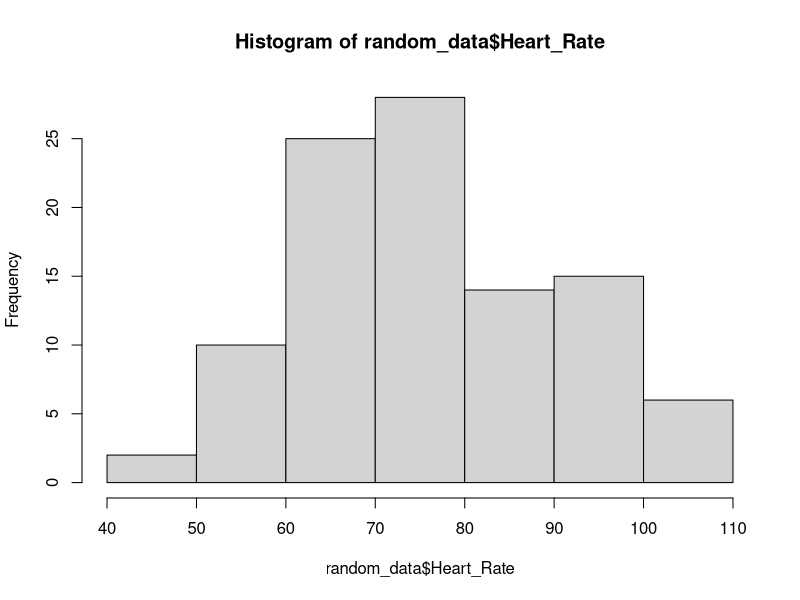
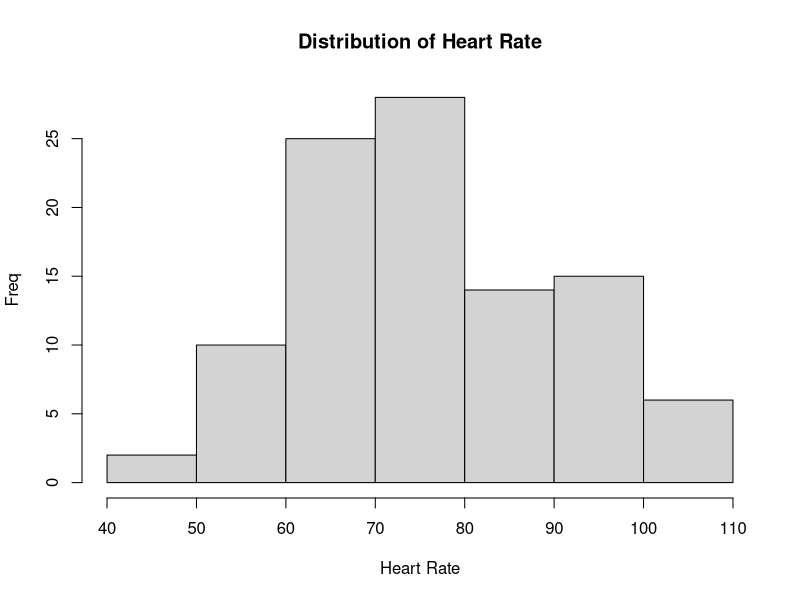
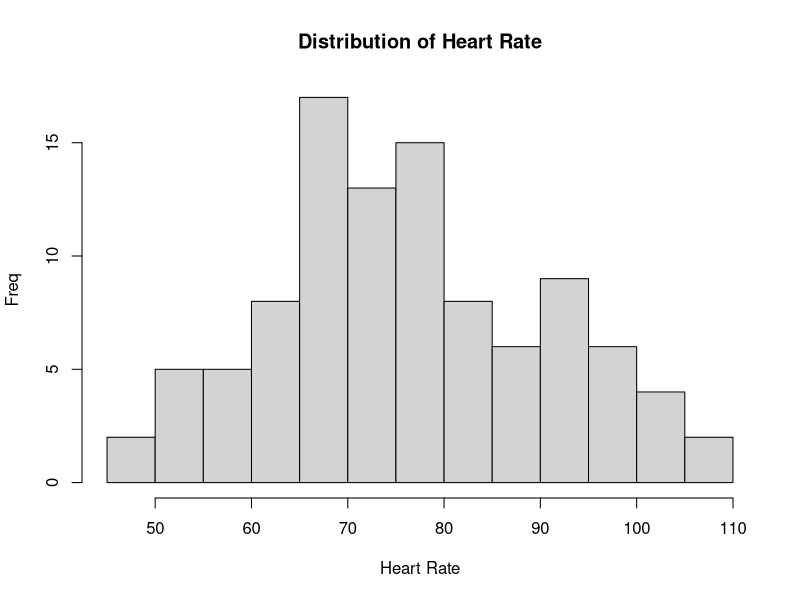
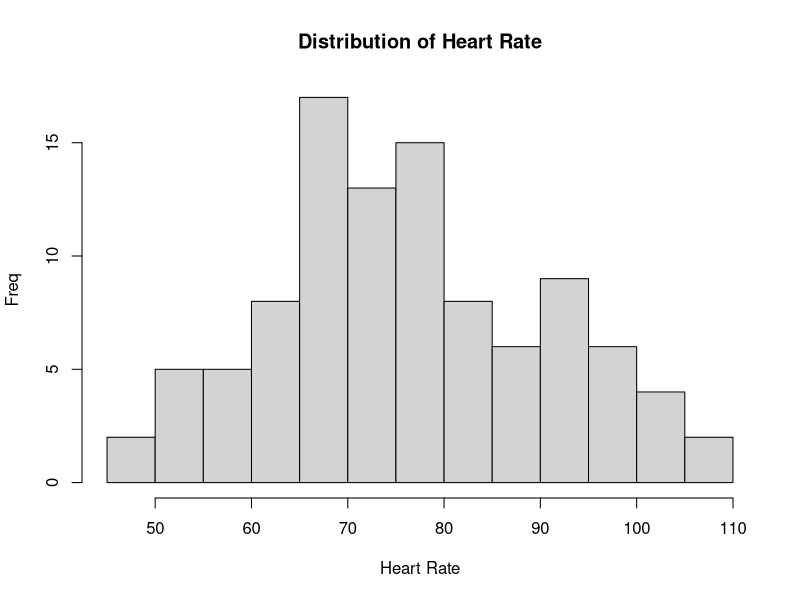
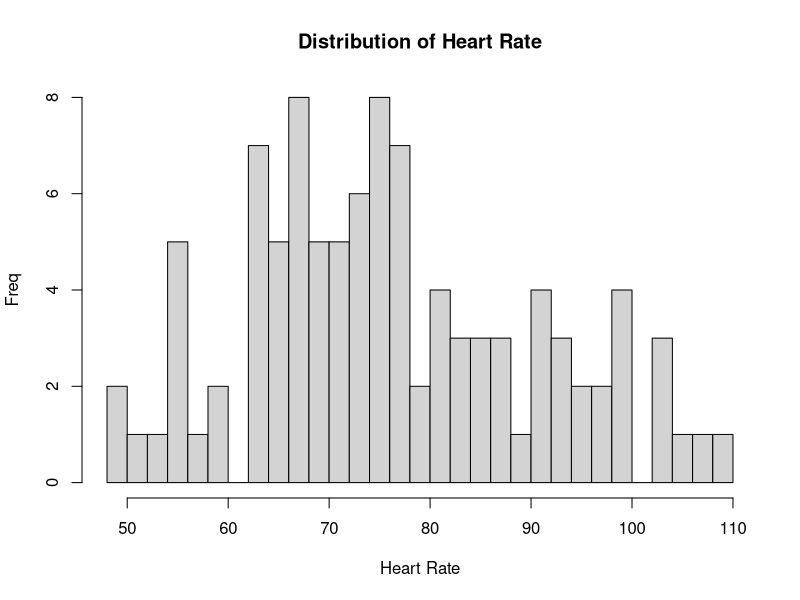
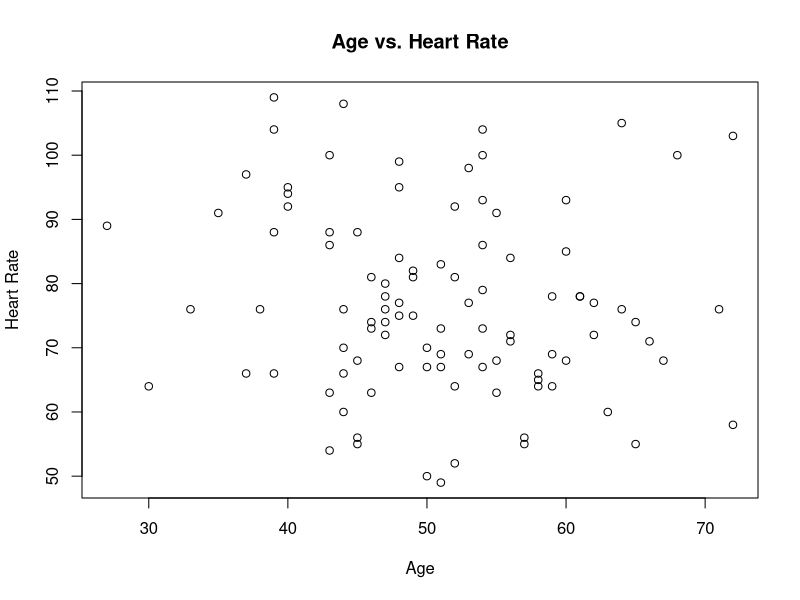

R code for these plots, in order:
## ---- chunk 1
rnorm(10, mean = 0, sd = 1)
## ---- chunk 2
rnorm(10, mean = 10, sd = 2)
## ---- chunk 3
rbinom(10, 8, 0.5)
## ---- chunk 4
rbinom(10, 1, 0.5)
## ---- chunk 5
set.seed(246)
rnorm(10, mean = 3, sd = 1)
## ---- chunk 6
set.seed(246)
rbinom(10, 1, 0.5)
## ---- chunk 7
# Load necessary libraries
library(dplyr)

# Set the seed for reproducibility
set.seed(123)

# Define the number of samples
n <- 100  # You can change this number to generate more or fewer samples

# Generate random data
random_data <- data.frame(
  Subject_ID = paste("Subject", 1:n, sep = "_"),  # Generate Subject IDs
  Age = pmax(18, pmin(85, round(rnorm(n, mean = 50, sd = 10)))),  # Random ages between 18 and 85
  Sex = sample(c("Male", "Female"), n, replace = TRUE),  # Random sex values
  Disease_Status = sample(c("Case", "Control"), n, replace = TRUE),  # Random disease status
  Heart_Rate = pmax(40, pmin(200, round(rnorm(n, mean = 75, sd = 15))))  # Random heart rates between 40 and 200
)

# View the first few rows of the generated dataset
head(random_data)
## ---- chunk 8
hist(random_data$Heart_Rate)
## ---- chunk 9
hist(random_data$Heart_Rate, main = "Distribution of Heart Rate", 
     xlab = "Heart Rate", 
     ylab = "Freq")
## ---- chunk 10
hist(random_data$Heart_Rate, main = "Distribution of Heart Rate", 
     xlab = "Heart Rate", 
     ylab = "Freq",
     breaks = 10)
## ---- chunk 11
hist(random_data$Heart_Rate, main = "Distribution of Heart Rate", 
     xlab = "Heart Rate", 
     ylab = "Freq",
     breaks = 20)
## ---- chunk 12
hist(random_data$Heart_Rate, main = "Distribution of Heart Rate", 
     xlab = "Heart Rate", 
     ylab = "Freq",
     breaks = 30)
## ---- chunk 13
plot(random_data$Age, random_data$Heart_Rate, main = "Age vs. Heart Rate", xlab = "Age", ylab = "Heart Rate")
